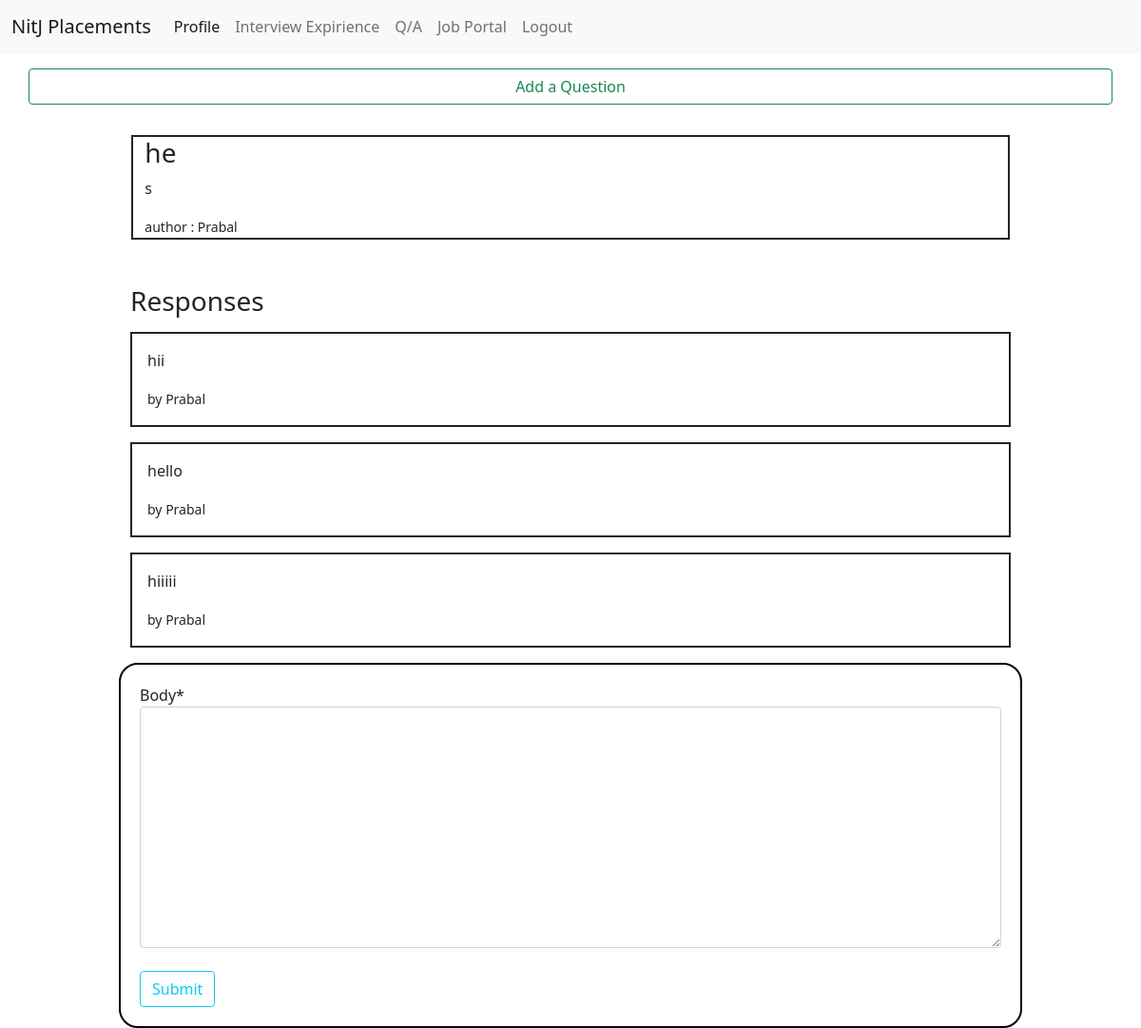
The app's page /qa/question/1 (signed in), older data.
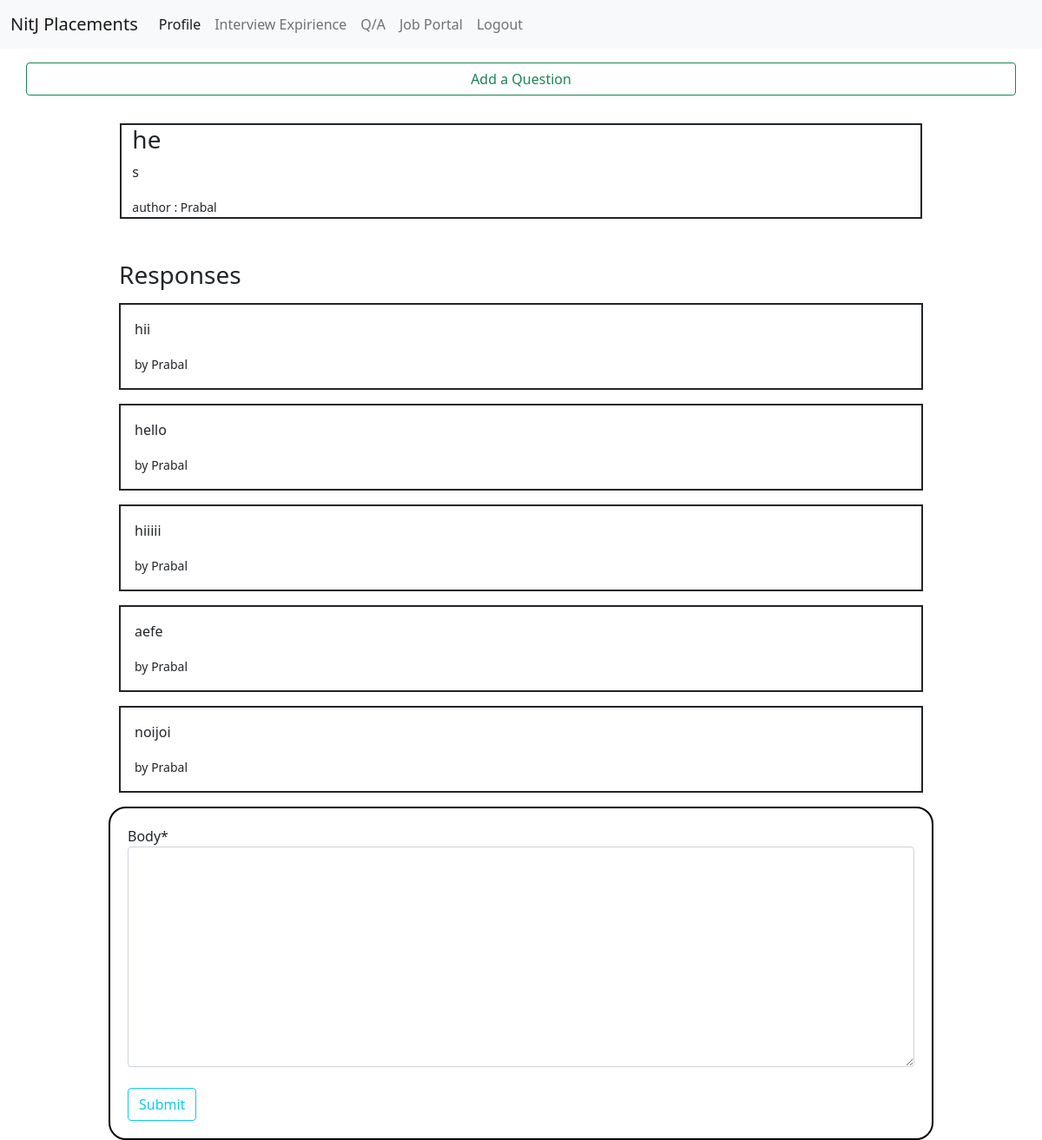
The same page, newer data.
### qAndA/models.py (models this page shows, shortened)
class Response(models.Model):
    user = models.ForeignKey(user_model.Student, null=False, on_delete=models.CASCADE)
    question = models.ForeignKey(Question, null=False, on_delete=models.CASCADE, related_name='responses')
    parent = models.ForeignKey('self', null=True, blank=True, on_delete=models.CASCADE)
    body = models.TextField(null=False)
    created_at = models.DateTimeField(auto_now_add=True)
    updated_at = models.DateTimeField(auto_now=True)

### users/models.py (models this page shows, shortened)
class Student(models.Model):
    user = models.OneToOneField(User, on_delete=models.CASCADE)
    firstName = models.CharField(max_length=256)
    lastName = models.CharField(max_length=256)
    email = models.EmailField()
    ph_no = models.CharField(max_length=10)

### qAndA/views.py (the view, shortened to what this page needs)
# urls.py: path('question/<int:id>', views.questionPage, name='questionPage'),
@login_required
def questionPage(request, id):
    response_form = NewResponseForm()
    question = Question.objects.get(id=id)
    context = {
        'question': question,
        'response_form': response_form,
    }
    return render(request, 'qAndA/question.html', context)

### qAndA/forms.py
class NewResponseForm(forms.ModelForm):
    class Meta:
        model = Response
        fields = ['body']

### qAndA/models.py (called while the page is built)
    def get_responses(self):
        return self.responses.filter(parent=None)

### templates/qAndA/question.html (shortened to what this page needs)
{% extends "users/baseAuth.html"%}
{% load static %}
{% load crispy_forms_tags %}
{% block headBlock %}
<link rel="stylesheet" href="{% static 'users/index.css' %}">
{% endblock %}
{% block bodyBlock %}
<div class = "container mt-3">
  <div class="row justify-content-center">
      <a class="btn btn-outline-success" href="{% url 'new-question'%}">
        Add a Question
      </a>
  </div>
</div>
<div class="container mt-3">
  <div class = "row justify-content-center p-3">
    <div class = "border border-2 border-dark col-md-10">
      <h3>{{question.title}}</h3>
      <p>{{question.body}}</p>
      <small>author : {{question.author.firstName}}</small>
    </div>
  </div>
</div>
<div class="container mt-3">
  <div class="row justify-content-center">
    <div class = "col-md-10">
      <h3 class="mt-3"> Responses </h3>
    {% if not question.responses.all %}
    <p class="mt-3">No Responses Yet</p>
    {% else %}
    {% for response in question.get_responses %}
    <div class="border border-2 border-dark mt-3 p-3">
      <p>{{response.body}}</p>
      <small>by {{response.user.firstName}}</small>
    </div>
    {% endfor %}
    {% endif %}
  </div>
  </div>
  <div class = "row mt-3">
    <div class="container formClass col-md-10">
      <div class="row justify-content-center">
        <div class="col-8 col-sm-12">
          <form method="POST">
            {{ response_form|crispy }}
            <button class="btn btn-outline-info mt-4" type="submit">
              Submit
            </button>
          </form>
        </div>
      </div>
    </div>
  </div>
</div>
  {% endblock bodyBlock %}

Row changes from the older to the newer data that the page shows:
added Response: body "aefe", user.firstName "Prabal"
added Response: body "noijoi", user.firstName "Prabal"
